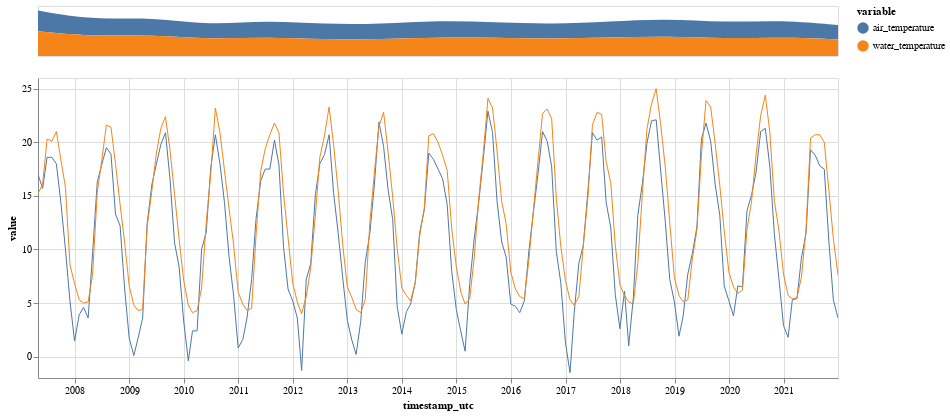

Notebook code cell kept with this figure:
### Code cell
months_tb = df_zeitreihe_tb.resample("M").median()
years_tb = df_zeitreihe_tb.resample("Y").median()
#months = df_zeitreihe_tb.resample("M").min()
#years = df_zeitreihe_tb.resample("Y").min()

brush = alt.selection(type='interval', encodings=['x'])

upper = alt.Chart(years_tb[['air_temperature','water_temperature']].reset_index().melt("timestamp_utc")).mark_area(interpolate="basis").encode(
    x = alt.X('timestamp_utc:T', axis=None),
    y = alt.Y('value:Q', axis=None),
    color='variable'
).properties(width=800, height=50).add_selection(brush)

lower = alt.Chart(months_tb[['air_temperature','water_temperature']].reset_index().melt("timestamp_utc")).mark_line(strokeWidth=1).encode(
    x = alt.X('timestamp_utc:T', scale=alt.Scale(domain=brush)),
    y='value',
    color='variable',
).properties(width=800, height=300)

upper & lower

### Figure 1 — Vega-Lite specification as saved in the notebook (floating-point values rounded to 4 significant figures; data arrays with more than 128 entries replaced by an {"elided": "..."} marker saying what was removed)
{"config": {"view": {"continuousWidth": 400, "continuousHeight": 300}}, "vconcat": [{"data": {"name": "data-ff40465f3eed6cc93ebbe8bb0b05c2ae"}, "mark": {"type": "area", "interpolate": "basis"}, "encoding": {"color": {"type": "nominal", "field": "variable"}, "x": {"type": "temporal", "axis": null, "field": "timestamp_utc"}, "y": {"type": "quantitative", "axis": null, "field": "value"}}, "height": 50, "selection": {"selector093": {"type": "interval", "encodings": ["x"]}}, "width": 800}, {"data": {"name": "data-607c170a85ba936b760ed78be4b4c2a8"}, "mark": {"type": "line", "strokeWidth": 1}, "encoding": {"color": {"type": "nominal", "field": "variable"}, "x": {"type": "temporal", "field": "timestamp_utc", "scale": {"domain": {"selection": "selector093"}}}, "y": {"type": "quantitative", "field": "value"}}, "height": 300, "width": 800}], "$schema": "https://vega.github.io/schema/vega-lite/v4.8.1.json", "datasets": {"data-ff40465f3eed6cc93ebbe8bb0b05c2ae": [{"timestamp_utc": "2007-12-31T00:00:00+00:00", "variable": "air_temperature", "value": 14.5}, {"timestamp_utc": "2008-12-31T00:00:00+00:00", "variable": "air_temperature", "value": 11.4}, {"timestamp_utc": "2009-12-31T00:00:00+00:00", "variable": "air_temperature", "value": 12.4}, {"timestamp_utc": "2010-12-31T00:00:00+00:00", "variable": "air_temperature", "value": 9.9}, {"timestamp_utc": "2011-12-31T00:00:00+00:00", "variable": "air_temperature", "value": 11.5}, {"timestamp_utc": "2012-12-31T00:00:00+00:00", "variable": "air_temperature", "value": 10.8}, {"timestamp_utc": "2013-12-31T00:00:00+00:00", "variable": "air_temperature", "value": 10.5}, {"timestamp_utc": "2014-12-31T00:00:00+00:00", "variable": "air_temperature", "value": 11.9}, {"timestamp_utc": "2015-12-31T00:00:00+00:00", "variable": "air_temperature", "value": 10.8}, {"timestamp_utc": "2016-12-31T00:00:00+00:00", "variable": "air_temperature", "value": 10.3}, {"timestamp_utc": "2017-12-31T00:00:00+00:00", "variable": "air_temperature", "value": 11.3}, {"timestamp_utc": "2018-12-31T00:00:00+00:00", "variable": "air_temperature", "value": 12.2}, {"timestamp_utc": "2019-12-31T00:00:00+00:00", "variable": "air_temperature", "value": 11.3}, {"timestamp_utc": "2020-12-31T00:00:00+00:00", "variable": "air_temperature", "value": 12.0}, {"timestamp_utc": "2021-12-31T00:00:00+00:00", "variable": "air_temperature", "value": 10.1}, {"timestamp_utc": "2007-12-31T00:00:00+00:00", "variable": "water_temperature", "value": 17.3}, {"timestamp_utc": "2008-12-31T00:00:00+00:00", "variable": "water_temperature", "value": 13.7}, {"timestamp_utc": "2009-12-31T00:00:00+00:00", "variable": "water_temperature", "value": 14.9}, {"timestamp_utc": "2010-12-31T00:00:00+00:00", "variable": "water_temperature", "value": 11.5}, {"timestamp_utc": "2011-12-31T00:00:00+00:00", "variable": "water_temperature", "value": 13.5}, {"timestamp_utc": "2012-12-31T00:00:00+00:00", "variable": "water_temperature", "value": 11.4}, {"timestamp_utc": "2013-12-31T00:00:00+00:00", "variable": "water_temperature", "value": 11.8}, {"timestamp_utc": "2014-12-31T00:00:00+00:00", "variable": "water_temperature", "value": 13.1}, {"timestamp_utc": "2015-12-31T00:00:00+00:00", "variable": "water_temperature", "value": 12.8}, {"timestamp_utc": "2016-12-31T00:00:00+00:00", "variable": "water_temperature", "value": 12.0}, {"timestamp_utc": "2017-12-31T00:00:00+00:00", "variable": "water_temperature", "value": 12.8}, {"timestamp_utc": "2018-12-31T00:00:00+00:00", "variable": "water_temperature", "value": 14.0}, {"timestamp_utc": "2019-12-31T00:00:00+00:00", "variable": "water_temperature", "value": 12.1}, {"timestamp_utc": "2020-12-31T00:00:00+00:00", "variable": "water_temperature", "value": 13.2}, {"timestamp_utc": "2021-12-31T00:00:00+00:00", "variable": "water_temperature", "value": 11.6}], "data-607c170a85ba936b760ed78be4b4c2a8": {"elided": "354 records"}}}
